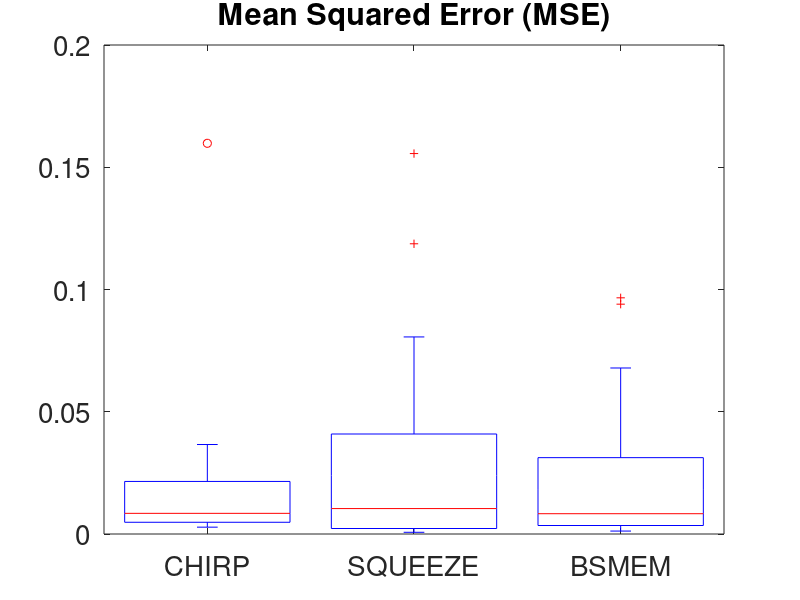

MATLAB code to generate this figure: (Note: this script raises an error after producing the figure.)
chirp = [
0.0032
0.9514
0.0082
0.9476
0.0065
0.9563
0.0037
0.9414
0.0111
0.9757
0.0056
0.9569
0.0042
0.9739
0.1598
0.8986
0.0079
0.9418
0.0038
0.964
0.0102
0.9423
0.0313
0.9306
0.0087
0.9242
0.0151
0.9346
0.0028
0.9665
0.0284
0.9313
0.0366
0.9103
0.005
0.9313
0.0202
0.9381
0.0254
0.9321]; 

chirp = reshape(chirp, [2 20]);
mean(chirp')
std(chirp')


squeeze = [
0.0021
0.9715
0.0153
0.922
0.0084
0.9372
0.0038
0.9417
0.1187
0.8943
0.0124
0.9193
0.0029
0.9903
0.0373
0.9271
0.0023
0.9849
0.0289
0.9035
0.0013
0.9954
0.1556
0.8952
0.0056
0.9465
0.0015
0.9962
0.0007
0.9893
0.0563
0.9046
0.0517
0.9122
0.0021
0.9725
0.0806
0.8852
0.0282
0.9301]; 

squeeze = reshape(squeeze, [2 20]);
mean(squeeze')
std(squeeze')


bsmem = [
0.0039
0.9538
0.0071
0.9336
0.0088
0.9348
0.0012
0.975
0.0966
0.885
0.0209
0.9293
0.0039
0.9711
0.0613
0.9136
0.0038
0.9636
0.0089
0.9232
0.0016
0.9935
0.0322
0.943
0.0078
0.9322
0.0018
0.9948
0.0025
0.9765
0.0679
0.9011
0.0309
0.9431
0.0023
0.9675
0.026
0.9058
0.094
0.8686]; 


bsmem = reshape(bsmem, [2 20]);
mean(bsmem')
std(bsmem')

figure;
bp = boxplot([chirp(1,:); squeeze(1,:); bsmem(1,:)]','Labels',{'CHIRP','SQUEEZE', 'BSMEM'}); title('Mean Squared Error (MSE)', 'FontSize', 20);
set(gca, 'FontSize', 20)
set(bp,'linewidth',2);

figure;
bp = boxplot([chirp(2,:); squeeze(2,:); bsmem(2,:)]','Labels',{'CHIRP','SQUEEZE', 'BSMEM'}); title('Structural Similarity Index (SSIM)', 'FontSize', 20);
set(gca, 'FontSize', 20)
set(bp,'linewidth',2);

